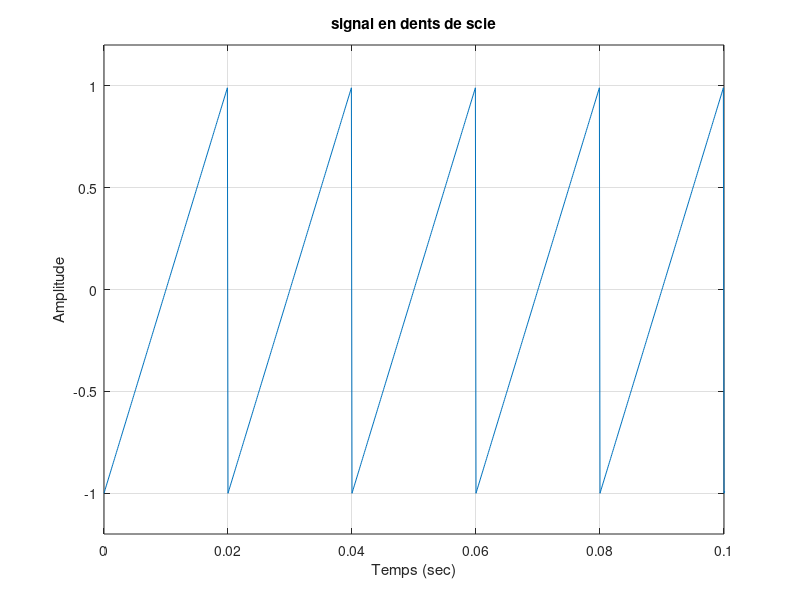

This figure's MATLAB source:
fs = 10000 ;
%Domaine des valeurs de la variable t
t = 0:1/fs:1.5 ;
%La fonction y , nom:signal en dents de scie,forme generale x = sawtooth(t)
y1 = sawtooth(2*pi*50*t) ;
%Tracage de la fonction 
plot(t,y1); 
axis([0 0.1 -1.2 1.2]);
 grid;
xlabel('Temps (sec)') ;
ylabel('Amplitude') ;
title('signal en dents de scie') ;
